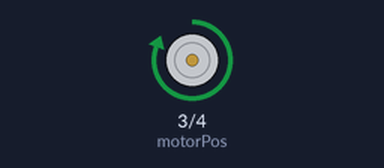
A sketch run on a simulated Arduino Uno, built with avr-gcc and run on an emulated ATmega328P. Parts: motor-driver pin pairs drawn as motors (green arrow = first pin HIGH = forward, orange = second pin HIGH = backward, longer = more drive).

Above: at 2.5 s.
At 7.5 s:
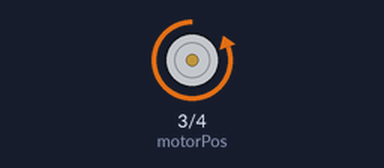
Timing chart, 0 to 13.0 s (numbered marks = the images above):
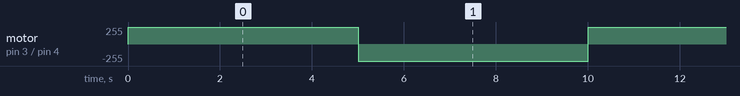

The sketch:

B04707_06_02.ino
```cpp
int motorPos = 3;
int motorNeg = 4;

void setup() {
  pinMode(motorPos, OUTPUT);
  pinMode(motorNeg, OUTPUT);
}

void loop() {
  //run the motor in one direction
  digitalWrite(motorPos, HIGH);
  digitalWrite(motorNeg, LOW);
  delay(5000); //Run for 5 seconds
  // Reverse the direction of the motor
  digitalWrite(motorPos, LOW);
  digitalWrite(motorNeg, HIGH);
  delay(5000);
}
```

Measured:
- by itself, motor on pin 3 (motorPos) / pin 4 (motorNeg): alternates forward 255/255 for 5.0 s and backward 255/255 for 5.0 s
